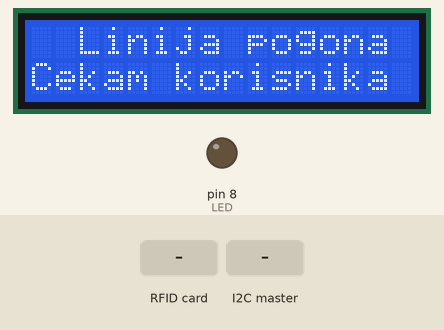
Simulated run of this sketch. Board: Arduino Uno, built with avr-gcc and run on an emulated ATmega328P. Shown: 16×2 character LCD, output pins drawn as LEDs (lit = HIGH). The inputs (shaded band) are chosen by the test bench. Pins used as bus, display or sensor lines are not drawn; what the sketch prints to the serial monitor is not drawn.

Above: at 1.3 s.
1.4 s: RFID card D7 E7 A2 21 held to the reader
At 1.8 s:
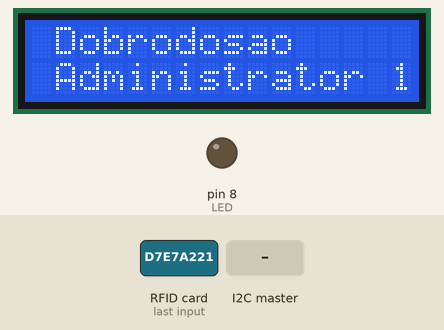
2.9 s: the I2C master sends the byte 1
At 3.4 s:
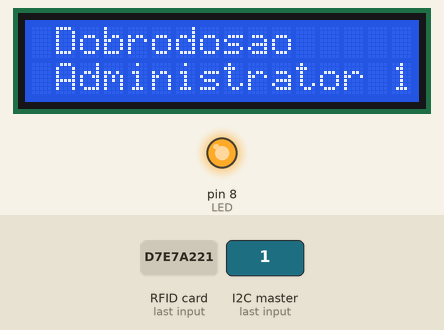
5.9 s: RFID card 07 8C AD 21 held to the reader
At 8.2 s:
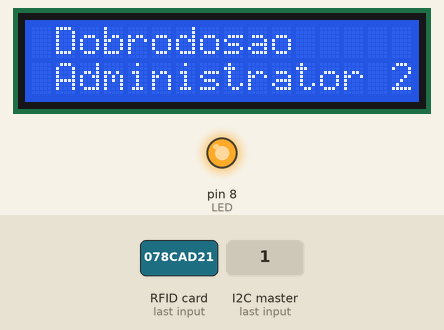
Timing chart, 0 to 9.7 s (numbered marks = the images above; inputs shaded):
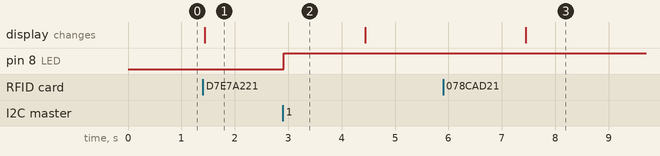

The sketch:

RFID_Client.ino
```cpp
/*
  Kreirao FILIPEFLOP

  Uredio mariomitte za zahtjeve projekta: linija pogona
*/

#include <SPI.h>
#include <MFRC522.h>
#include <LiquidCrystal.h>
#include <Wire.h>

#define SLAVE_ADDRESS 0x04

#define SS_PIN 10
#define RST_PIN 9

MFRC522 mfrc522(SS_PIN, RST_PIN);   // Create MFRC522 instance.
LiquidCrystal lcd(6, 7, 2, 3, 4, 5);   // LCD 16x2

int LED = 8;
//int tag_id[4];

/**
 * RPi3 upravlja Arduinom, sa I2C
 * Upravljanje aktuatorima u pogon1
 */
void receiveEvent(int howMany) {
  int x = Wire.read();    // receive byte as an integer
  Serial.print(x);
  switch(x){
    case 1:
      digitalWrite(LED, HIGH);
      break;
    case 2:
      digitalWrite(LED, LOW);
      break;
    case 3:
      digitalWrite(LED, HIGH);
      break;
    case 4:
      digitalWrite(LED, LOW);
      break;
    case 8:
      digitalWrite(LED, LOW);
      break;
    case 9:
      digitalWrite(LED, LOW);
      break;
  }
}

/**
 * LCD Status u mirovanju
 */
void cekam(String data1, String data2) {
  lcd.clear();
  lcd.setCursor(0, 0);
  lcd.print(data1);
  lcd.setCursor(0, 1);
  lcd.print(data2);
}

/**
 * Pošalji UID kartice liniji pogona
 */
// void sendData(){
//   for (byte i = 0; i < 5; i++)
//   {
//     Wire.write(tag_id[i]);
//   }
// }

void setup()
{
  pinMode(LED, OUTPUT);
    Serial.begin(9600);                   // Uspostavi vezu
    while (!Serial);                      // Ako nema veze, miruj
    SPI.begin();                          // MISO-MOSI
    lcd.begin(16, 2);                     // LCD 16x2
    mfrc522.PCD_Init();                   // MFRC522, čitač kartica
    Wire.begin(SLAVE_ADDRESS);            // Adresa radnika
    Wire.onReceive(receiveEvent);         // Primaj naredbe linije
    //Wire.onRequest(sendData);           // Pošalji UID liniji

    Serial.println();
    Serial.println("Postavljanje...");
    cekam("  Linija pogona  ", "Cekam korisnika ");

}

void loop()
{
  // Look for new cards
  if ( ! mfrc522.PICC_IsNewCardPresent())
  {
    return;
  }
  // Select one of the cards
  if ( ! mfrc522.PICC_ReadCardSerial())
  {
    return;
  }
  //Show UID on serial monitor
  Serial.print("UID tag :");
  String content= "";
  byte letter;
  for (byte i = 0; i < mfrc522.uid.size; i++)
  {
     Serial.print(mfrc522.uid.uidByte[i] < 0x10 ? " 0" : " ");
     Serial.print(mfrc522.uid.uidByte[i], HEX);
     content.concat(String(mfrc522.uid.uidByte[i] < 0x10 ? " 0" : " "));
     content.concat(String(mfrc522.uid.uidByte[i], HEX));
  }
  Serial.println();
  // Usporedi podatke sa kartice
  Serial.print("Message : ");
  content.toUpperCase();
  if(content.substring(1) == "D7 E7 A2 21") {
    cekam(" Dobrodosao ", " Administrator 1");
    delay(3000);
    cekam("  Linija pogona  ", "Cekam korisnika ");
  } else if(content.substring(1) == "07 8C AD 21") {
    Serial.println("Admin");
    cekam(" Dobrodosao ", " Administrator 2");
    Serial.println();
    delay(3000);
    cekam("  Linija pogona  ", "Cekam korisnika ");
  } else if(content.substring(1) == "F3 63 8A D9") {
      Serial.println("Admin");
      cekam(" Dobrodosao ", " Administrator 3");
      Serial.println();
      delay(3000);
      cekam("  Linija pogona  ", "Cekam korisnika ");
  }

  Serial.println(" Locked");
  delay(3000);

}
```

Measured:
- after the input at 1.4 s, the display: changes at once (image 1)
- after the input at 2.9 s, pin 8 (LED): LOW → HIGH at once
- after the input at 5.9 s, the display: changes after 1.6 s (image 3)
